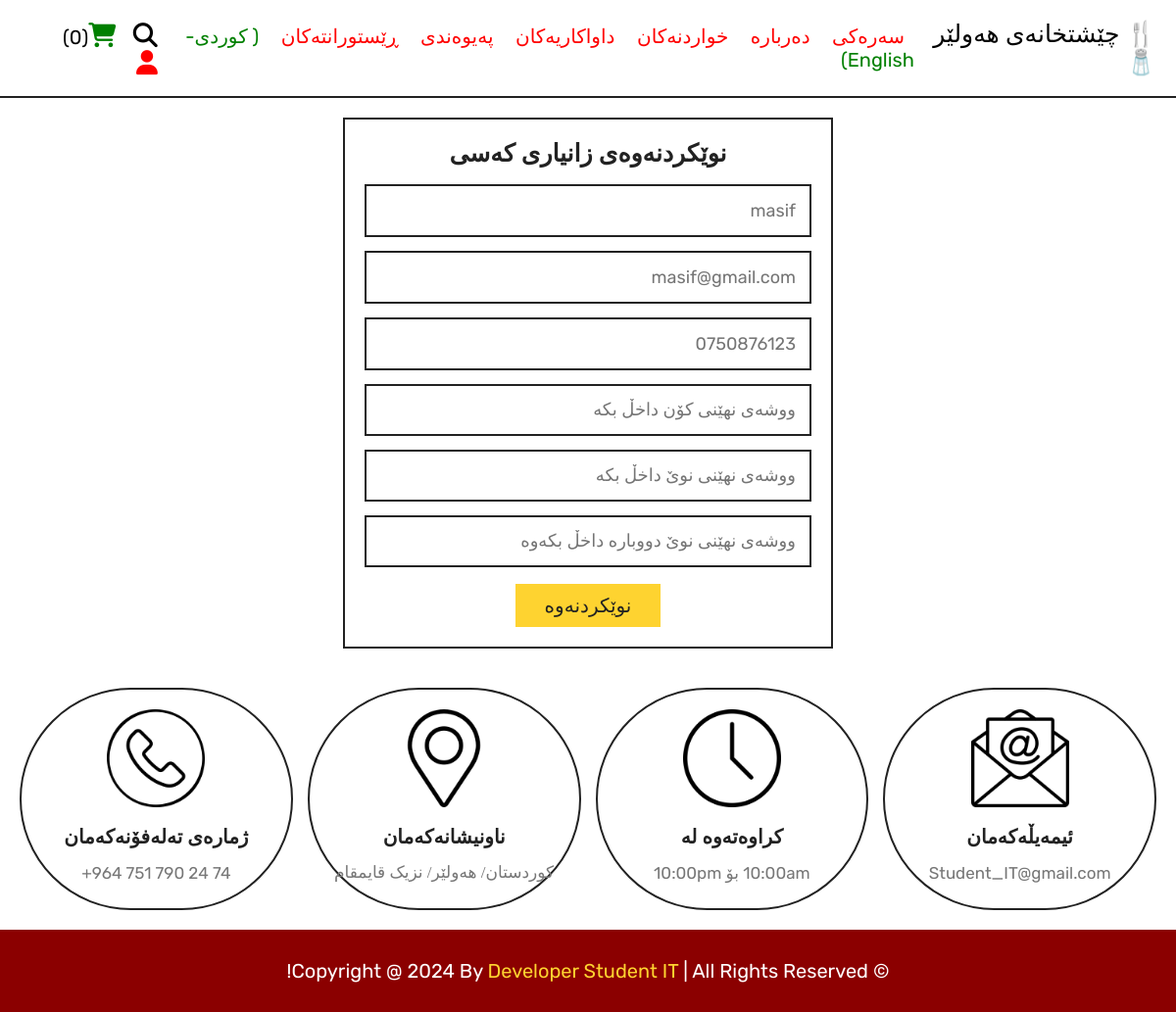
The app's page /update_profile.php (signed in) with its own data.
### tables this page shows
CREATE TABLE `users` (
  `id` int(100) NOT NULL,
  `name` varchar(20) NOT NULL,
  `email` varchar(50) NOT NULL,
  `number` varchar(10) NOT NULL,
  `password` varchar(50) NOT NULL,
  `address` varchar(500) NOT NULL
);

### update_profile.php (the view, shortened to what this page needs)
<?php
include 'components/connect.php';
?>
<!DOCTYPE html>
<html lang="en">
<head>
   <link rel="stylesheet" href="https://cdnjs.cloudflare.com/ajax/libs/font-awesome/6.1.1/css/all.min.css">
   <link rel="stylesheet" href="css/style.css">
</head>
<body dir="rtl">
<?php include 'components/user_header.php'; ?>
<section class="form-container update-form">
   <form action="" method="post">
      <h3 class="fontchange">نوێکردنەوەی زانیاری کەسی</h3>
      <input type="text" name="name" placeholder="<?= $fetch_profile['name']; ?>" class="box" maxlength="50">
      <input type="email" name="email" placeholder="<?= $fetch_profile['email']; ?>" class="box" maxlength="50" oninput="this.value = this.value.replace(/\s/g, '')">
      <input type="number" name="number" placeholder="<?= $fetch_profile['number']; ?>" class="box" min="0" max="9999999999" maxlength="10">
      <input type="password" name="old_pass" placeholder="ووشەی نهێنی کۆن داخڵ بکە" class="box fontchange" maxlength="50" oninput="this.value = this.value.replace(/\s/g, '')">
      <input type="password" name="new_pass" placeholder="ووشەی نهێنی نوێ داخڵ بکە" class="box fontchange" maxlength="50" oninput="this.value = this.value.replace(/\s/g, '')">
      <input type="password" name="confirm_pass" placeholder="ووشەی نهێنی نوێ دووبارە داخڵ بکەوە" class="box fontchange" maxlength="50" oninput="this.value = this.value.replace(/\s/g, '')">
      <input type="submit" value="نوێکردنەوە" name="submit" class="btn fontchange">
   </form>
</section>
<?php include 'components/footer.php'; ?>
</body>
</html>

### css/style.css (style rules this page uses)
:root { --yellow:#fed330; --red:#e74c3c; --white:#fff; --black:#222; --light-color:#777; --border:.2rem solid var(--black); }
* { font-family: 'Rubik', sans-serif; margin:0; padding:0; box-sizing: border-box; outline: none; border: none; text-decoration: none; }
html { font-size: 62.5%; overflow-x: hidden; scroll-behavior: smooth; stop-opacity: 7rem; }
section { margin:0 auto; max-width: 1200px; padding:2rem; }
.btn, .delete-btn { margin-top: 1rem; display: inline-block; font-size: 2rem; padding:1rem 3rem; cursor: pointer; text-transform: capitalize; transition: .2s linear; }
.btn { background-color: var(--yellow); color:var(--black); }
.form-container form { border:var(--border); margin:0 auto; max-width: 50rem; padding:2rem; text-align: center; }
.form-container form h3 { font-size: 2.5rem; color:var(--black); text-transform: uppercase; margin-bottom: 1rem; }
.form-container form .box { margin:.7rem 0; width: 100%; border:var(--border); padding:1.4rem; font-size: 1.8rem; color:var(--black); }

### update_profile.php (style rules this page uses)
.fontchange { font-family:Rabar_027; }
body { background:white; }

### records on screen
users: name "masif", email "masif@gmail.com", number "0750876123"

### other values on screen
$total_cart_items "0"
